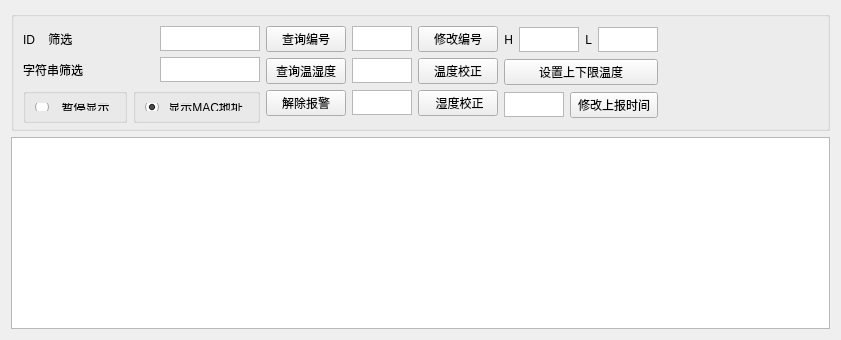
      <widget class="QWidget" name="cool">
       <attribute name="title">
        <string>cool</string>
       </attribute>
       <layout class="QVBoxLayout" name="verticalLayout_29">
        <item>
         <widget class="QGroupBox" name="groupBox_8">
          <property name="minimumSize">
           <size>
            <width>0</width>
            <height>120</height>
           </size>
          </property>
          <property name="maximumSize">
           <size>
            <width>16777215</width>
            <height>120</height>
           </size>
          </property>
          <property name="title">
           <string/>
          </property>
          <layout class="QHBoxLayout" name="horizontalLayout_21">
           <item>
            <layout class="QVBoxLayout" name="verticalLayout_27">
             <item>
              <layout class="QHBoxLayout" name="horizontalLayout_25">
               <item>
                <widget class="QLabel" name="label_14">
                 <property name="minimumSize">
                  <size>
                   <width>0</width>
                   <height>25</height>
                  </size>
                 </property>
                 <property name="maximumSize">
                  <size>
                   <width>16777215</width>
                   <height>25</height>
                  </size>
                 </property>
                 <property name="text">
                  <string>ID    筛选</string>
                 </property>
                </widget>
               </item>
               <item>
                <widget class="QTextEdit" name="coolFiltId">
                 <property name="minimumSize">
                  <size>
                   <width>0</width>
                   <height>25</height>
                  </size>
                 </property>
                 <property name="maximumSize">
                  <size>
                   <width>100</width>
                   <height>25</height>
                  </size>
                 </property>
                </widget>
               </item>
              </layout>
             </item>
             <item>
              <layout class="QHBoxLayout" name="horizontalLayout_26">
               <item>
                <widget class="QLabel" name="label_23">
                 <property name="minimumSize">
                  <size>
                   <width>0</width>
                   <height>25</height>
                  </size>
                 </property>
                 <property name="maximumSize">
                  <size>
                   <width>16777215</width>
                   <height>25</height>
                  </size>
                 </property>
                 <property name="text">
                  <string>字符串筛选</string>
                 </property>
                </widget>
               </item>
               <item>
                <widget class="QTextEdit" name="coolFiltStr">
                 <property name="minimumSize">
                  <size>
                   <width>0</width>
                   <height>25</height>
                  </size>
                 </property>
                 <property name="maximumSize">
                  <size>
                   <width>100</width>
                   <height>25</height>
                  </size>
                 </property>
                </widget>
               </item>
              </layout>
             </item>
             <item>
              <layout class="QHBoxLayout" name="horizontalLayout_46">
               <item>
                <widget class="QGroupBox" name="groupBox_15">
                 <property name="minimumSize">
                  <size>
                   <width>0</width>
                   <height>35</height>
                  </size>
                 </property>
                 <property name="title">
                  <string/>
                 </property>
                 <layout class="QVBoxLayout" name="verticalLayout_47">
                  <item>
                   <widget class="QRadioButton" name="coolStopDisplay">
                    <property name="text">
                     <string>  暂停显示</string>
                    </property>
                   </widget>
                  </item>
                 </layout>
                </widget>
               </item>
               <item>
                <widget class="QGroupBox" name="groupBox_16">
                 <property name="minimumSize">
                  <size>
                   <width>0</width>
                   <height>35</height>
                  </size>
                 </property>
                 <property name="title">
                  <string/>
                 </property>
                 <layout class="QVBoxLayout" name="verticalLayout_48">
                  <item>
                   <widget class="QRadioButton" name="coolDisplayMac">
                    <property name="text">
                     <string> 显示MAC地址</string>
                    </property>
                    <property name="checked">
                     <bool>true</bool>
                    </property>
                   </widget>
                  </item>
                 </layout>
                </widget>
               </item>
              </layout>
             </item>
            </layout>
           </item>
           <item>
            <layout class="QVBoxLayout" name="verticalLayout_32">
             <item>
              <widget class="QPushButton" name="coolGetSn">
               <property name="text">
                <string>查询编号</string>
               </property>
              </widget>
             </item>
             <item>
              <widget class="QPushButton" name="coolGetTempreture">
               <property name="text">
                <string>查询温湿度</string>
               </property>
              </widget>
             </item>
             <item>
              <widget class="QPushButton" name="coolDisarm">
               <property name="text">
                <string>解除报警</string>
               </property>
              </widget>
             </item>
            </layout>
           </item>
           <item>
            <layout class="QVBoxLayout" name="verticalLayout_31">
             <item>
              <layout class="QHBoxLayout" name="horizontalLayout_27">
               <item>
                <widget class="QTextEdit" name="coolSetSn_Edit">
                 <property name="minimumSize">
                  <size>
                   <width>60</width>
                   <height>25</height>
                  </size>
                 </property>
                 <property name="maximumSize">
                  <size>
                   <width>60</width>
                   <height>25</height>
                  </size>
                 </property>
                </widget>
               </item>
               <item>
                <widget class="QPushButton" name="coolSetSn_Bt">
                 <property name="text">
                  <string>修改编号</string>
                 </property>
                </widget>
               </item>
              </layout>
             </item>
             <item>
              <layout class="QHBoxLayout" name="horizontalLayout_30">
               <item>
                <widget class="QTextEdit" name="coolTemVerification_Edit">
                 <property name="minimumSize">
                  <size>
                   <width>60</width>
                   <height>25</height>
                  </size>
                 </property>
                 <property name="maximumSize">
                  <size>
                   <width>60</width>
                   <height>25</height>
                  </size>
                 </property>
                </widget>
               </item>
               <item>
                <widget class="QPushButton" name="coolTemVerification_Bt">
                 <property name="text">
                  <string>温度校正</string>
                 </property>
                </widget>
               </item>
              </layout>
             </item>
             <item>
              <layout class="QHBoxLayout" name="horizontalLayout_29">
               <item>
                <widget class="QTextEdit" name="coolHumVerification_Edit">
                 <property name="minimumSize">
                  <size>
                   <width>60</width>
                   <height>25</height>
                  </size>
                 </property>
                 <property name="maximumSize">
                  <size>
                   <width>60</width>
                   <height>25</height>
                  </size>
                 </property>
                </widget>
               </item>
               <item>
                <widget class="QPushButton" name="coolHumVerification_Bt">
                 <property name="text">
                  <string> 湿度校正</string>
                 </property>
                </widget>
               </item>
              </layout>
             </item>
            </layout>
           </item>
           <item>
            <layout class="QVBoxLayout" name="verticalLayout_30">
             <item>
              <layout class="QHBoxLayout" name="horizontalLayout_31">
               <item>
                <widget class="QLabel" name="label_37">
                 <property name="text">
                  <string>H</string>
                 </property>
                 <property name="alignment">
                  <set>Qt::AlignRight|Qt::AlignTrailing|Qt::AlignVCenter</set>
                 </property>
                </widget>
               </item>
               <item>
                <widget class="QTextEdit" name="coolTemAlarmH_Edit">
                 <property name="minimumSize">
                  <size>
                   <width>60</width>
                   <height>25</height>
                  </size>
                 </property>
                 <property name="maximumSize">
                  <size>
                   <width>60</width>
                   <height>25</height>
                  </size>
                 </property>
                </widget>
               </item>
               <item>
                <widget class="QLabel" name="label_38">
                 <property name="text">
                  <string>L</string>
                 </property>
                 <property name="alignment">
                  <set>Qt::AlignRight|Qt::AlignTrailing|Qt::AlignVCenter</set>
                 </property>
                </widget>
               </item>
               <item>
                <widget class="QTextEdit" name="coolTemAlarmL_Edit">
                 <property name="minimumSize">
                  <size>
                   <width>60</width>
                   <height>25</height>
                  </size>
                 </property>
                 <property name="maximumSize">
                  <size>
                   <width>60</width>
                   <height>25</height>
                  </size>
                 </property>
                </widget>
               </item>
              </layout>
             </item>
             <item>
              <widget class="QPushButton" name="coolTemAlarm_Bt">
               <property name="text">
                <string>设置上下限温度</string>
               </property>
              </widget>
             </item>
             <item>
              <layout class="QHBoxLayout" name="horizontalLayout_28">
               <item>
                <widget class="QTextEdit" name="coolSetRepTime_Edit">
                 <property name="minimumSize">
                  <size>
                   <width>60</width>
                   <height>25</height>
                  </size>
                 </property>
                 <property name="maximumSize">
                  <size>
                   <width>60</width>
                   <height>25</height>
                  </size>
                 </property>
                </widget>
               </item>
               <item>
                <widget class="QPushButton" name="coolSetRepTime_Bt">
                 <property name="text">
                  <string>修改上报时间</string>
                 </property>
                </widget>
               </item>
              </layout>
             </item>
            </layout>
           </item>
           <item>
            <spacer name="horizontalSpacer_17">
             <property name="orientation">
              <enum>Qt::Horizontal</enum>
             </property>
             <property name="sizeHint" stdset="0">
              <size>
               <width>40</width>
               <height>20</height>
              </size>
             </property>
            </spacer>
           </item>
           <item>
            <spacer name="horizontalSpacer_18">
             <property name="orientation">
              <enum>Qt::Horizontal</enum>
             </property>
             <property name="sizeHint" stdset="0">
              <size>
               <width>40</width>
               <height>20</height>
              </size>
             </property>
            </spacer>
           </item>
           <item>
            <spacer name="horizontalSpacer_19">
             <property name="orientation">
              <enum>Qt::Horizontal</enum>
             </property>
             <property name="sizeHint" stdset="0">
              <size>
               <width>40</width>
               <height>20</height>
              </size>
             </property>
            </spacer>
           </item>
           <item>
            <spacer name="horizontalSpacer_16">
             <property name="orientation">
              <enum>Qt::Horizontal</enum>
             </property>
             <property name="sizeHint" stdset="0">
              <size>
               <width>40</width>
               <height>20</height>
              </size>
             </property>
            </spacer>
           </item>
          </layout>
         </widget>
        </item>
        <item>
         <widget class="QTextBrowser" name="cool_display"/>
        </item>
       </layout>
      </widget>
